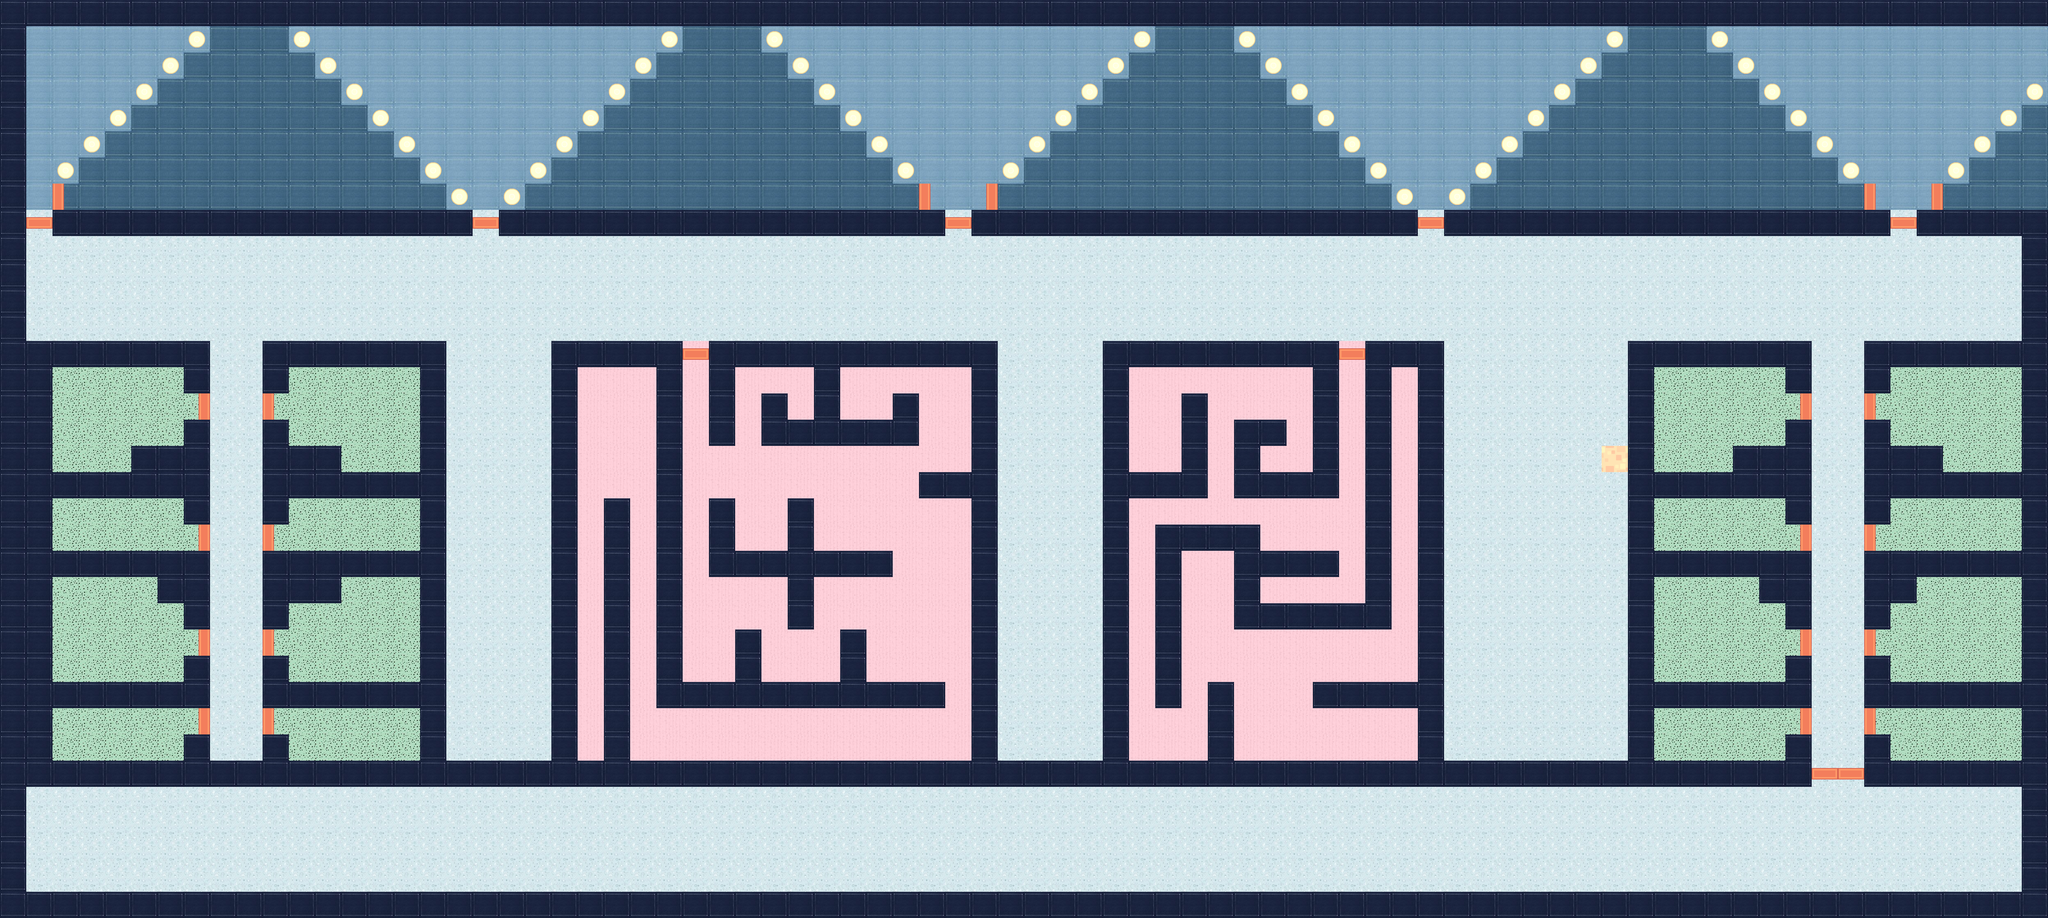

Tiled map render using the project's own tile images. Description and the map definition, with tile-layer contents summarised, below:
An orthogonal 78x35 tile map with 64x64 px tiles, 2 tile layers (Floor, Walls), 7 tilesets and 441 objects (193x coins, 149x wall, 63x spirit, 8x ammo_small, 6x ammo_big, ...).

<map version="1.1" tiledversion="2018.09.12" orientation="orthogonal" renderorder="right-down" width="78" height="35" tilewidth="64" tileheight="64" infinite="0" nextlayerid="26" nextobjectid="382">
 <tileset firstgid="1" source="spritesheet_tiles.tsx" />
 <tileset firstgid="549" source="new_floor.tsx" />
 <tileset firstgid="553" source="floor.tsx" />
 <tileset firstgid="554" source="room_wall.tsx" />
 <tileset firstgid="555" source="main_floor.tsx" />
 <tileset firstgid="556" source="grid_floor.tsx" />
 <tileset firstgid="557" source="opposite_room_floor.tsx" />
 <layer id="22" name="Floor" width="78" height="35">
  <data>[2730 cells, 2618 non-empty, 5 distinct tile ids]</data>
 </layer>
 <layer id="23" name="Walls" width="78" height="35">
  <data>[2730 cells, 843 non-empty, 6 distinct tile ids]</data>
 </layer>
 <objectgroup id="3" name="Obstacles">
  <object id="2" name="player" x="600" y="300" width="64" height="58" />
  <object id="7" name="health" x="904" y="1285" width="45" height="44" />
  <object id="9" name="shotgun" x="709.5" y="1770" width="45" height="44" />
  <object id="20" name="wall" x="130" y="402" width="64" height="58" />
  <object id="20" name="wall" x="194" y="330" width="64" height="58" />
  <object id="20" name="wall" x="258" y="272" width="64" height="58" />
  <object id="20" name="wall" x="322" y="214" width="64" height="58" />
  <object id="20" name="wall" x="386" y="146" width="64" height="58" />
  <object id="20" name="wall" x="450" y="88" width="64" height="58" />
  <object id="20" name="wall" x="128" y="520" width="1024" height="64" />
  <object id="20" name="wall" x="1084" y="460" width="64" height="58" />
  <object id="20" name="wall" x="1020" y="402" width="64" height="58" />
  <object id="20" name="wall" x="956" y="330" width="64" height="58" />
  <object id="20" name="wall" x="892" y="272" width="64" height="58" />
  <object id="20" name="wall" x="828" y="214" width="64" height="58" />
  <object id="20" name="wall" x="764" y="146" width="64" height="58" />
  <object id="20" name="wall" x="700" y="88" width="64" height="58" />
  <object id="20" name="wall" x="1212" y="460" width="64" height="58" />
  <object id="20" name="wall" x="1276" y="402" width="64" height="58" />
  <object id="20" name="wall" x="1340" y="330" width="64" height="58" />
  <object id="20" name="wall" x="1404" y="272" width="64" height="58" />
  <object id="20" name="wall" x="1468" y="214" width="64" height="58" />
  <object id="20" name="wall" x="1532" y="146" width="64" height="58" />
  <object id="20" name="wall" x="1596" y="88" width="64" height="58" />
  <object id="20" name="wall" x="1216" y="520" width="1088" height="64" />
  <object id="20" name="wall" x="2170" y="402" width="64" height="58" />
  <object id="20" name="wall" x="2106" y="330" width="64" height="58" />
  <object id="20" name="wall" x="2042" y="272" width="64" height="58" />
  <object id="20" name="wall" x="1978" y="214" width="64" height="58" />
  <object id="20" name="wall" x="1914" y="146" width="64" height="58" />
  <object id="20" name="wall" x="1850" y="88" width="64" height="58" />
  <object id="20" name="wall" x="2426" y="402" width="64" height="58" />
  <object id="20" name="wall" x="2490" y="330" width="64" height="58" />
  <object id="20" name="wall" x="2554" y="272" width="64" height="58" />
  <object id="20" name="wall" x="2618" y="214" width="64" height="58" />
  <object id="20" name="wall" x="2682" y="146" width="64" height="58" />
  <object id="20" name="wall" x="2746" y="88" width="64" height="58" />
  <object id="20" name="wall" x="2368" y="520" width="1088" height="64" />
  <object id="20" name="wall" x="3388" y="460" width="64" height="58" />
  <object id="20" name="wall" x="3324" y="402" width="64" height="58" />
  <object id="20" name="wall" x="3260" y="330" width="64" height="58" />
  <object id="20" name="wall" x="3196" y="272" width="64" height="58" />
  <object id="20" name="wall" x="3132" y="214" width="64" height="58" />
  <object id="20" name="wall" x="3068" y="146" width="64" height="58" />
  <object id="20" name="wall" x="3004" y="88" width="64" height="58" />
  <object id="20" name="wall" x="3522" y="460" width="64" height="58" />
  <object id="20" name="wall" x="3586" y="402" width="64" height="58" />
  <object id="20" name="wall" x="3650" y="330" width="64" height="58" />
  <object id="20" name="wall" x="3714" y="272" width="64" height="58" />
  <object id="20" name="wall" x="3778" y="214" width="64" height="58" />
  <object id="20" name="wall" x="3842" y="146" width="64" height="58" />
  <object id="20" name="wall" x="3906" y="88" width="64" height="58" />
  <object id="20" name="wall" x="3520" y="520" width="1088" height="64" />
  <object id="20" name="wall" x="4478" y="402" width="64" height="58" />
  <object id="20" name="wall" x="4414" y="330" width="64" height="58" />
  <object id="20" name="wall" x="4350" y="272" width="64" height="58" />
  <object id="20" name="wall" x="4286" y="214" width="64" height="58" />
  <object id="20" name="wall" x="4222" y="146" width="64" height="58" />
  <object id="20" name="wall" x="4158" y="88" width="64" height="58" />
  <object id="20" name="wall" x="4672" y="520" width="260" height="64" />
  <object id="20" name="wall" x="4734" y="402" width="64" height="58" />
  <object id="20" name="wall" x="4798" y="330" width="64" height="58" />
  <object id="20" name="wall" x="4862" y="272" width="64" height="58" />
  <object id="28" name="wall" x="0" y="0" width="4990" height="64" />
  <object id="29" name="wall" x="1" y="64" width="64" height="2178" />
  <object id="29" name="wall" x="1" y="830" width="520" height="64" />
  <object id="29" name="wall" x="64" y="830" width="64" height="1090" />
  <object id="29" name="wall" x="457" y="890" width="64" height="64" />
  <object id="29" name="wall" x="457" y="1018" width="64" height="256" />
  <object id="29" name="wall" x="329" y="1082" width="128" height="64" />
  <object id="29" name="wall" x="1" y="1146" width="500" height="64" />
  <object id="29" name="wall" x="1" y="1338" width="500" height="64" />
  <object id="29" name="wall" x="392" y="1402" width="64" height="64" />
  <object id="29" name="wall" x="457" y="1338" width="64" height="192" />
  <object id="29" name="wall" x="457" y="1594" width="64" height="128" />
  <object id="29" name="wall" x="1" y="1658" width="500" height="64" />
  <object id="29" name="wall" x="1" y="1856" width="4400" height="64" />
  <object id="29" name="wall" x="648" y="830" width="445" height="64" />
  <object id="29" name="wall" x="648" y="830" width="64" height="128" />
  <object id="29" name="wall" x="1029" y="830" width="64" height="1090" />
  <object id="29" name="wall" x="648" y="1022" width="64" height="256" />
  <object id="29" name="wall" x="648" y="1086" width="192" height="64" />
  <object id="29" name="wall" x="648" y="1150" width="445" height="64" />
  <object id="29" name="wall" x="648" y="1342" width="445" height="64" />
  <object id="29" name="wall" x="648" y="1406" width="192" height="64" />
  <object id="29" name="wall" x="648" y="1470" width="64" height="64" />
  <object id="29" name="wall" x="648" y="1598" width="64" height="64" />
  <object id="29" name="wall" x="648" y="1662" width="445" height="64" />
  <object id="29" name="wall" x="648" y="1790" width="64" height="64" />
  <object id="29" name="wall" x="457" y="1790" width="64" height="64" />
  <object id="29" name="wall" x="1349" y="830" width="64" height="1090" />
  <object id="29" name="wall" x="1413" y="830" width="256" height="64" />
  <object id="29" name="wall" x="1605" y="830" width="64" height="896" />
  <object id="29" name="wall" x="1605" y="1662" width="704" height="64" />
  <object id="29" name="wall" x="1477" y="1214" width="64" height="640" />
  <object id="29" name="wall" x="1733" y="830" width="704" height="64" />
  </objectgroup>
</map>
<!-- 345 of 441 objects omitted -->